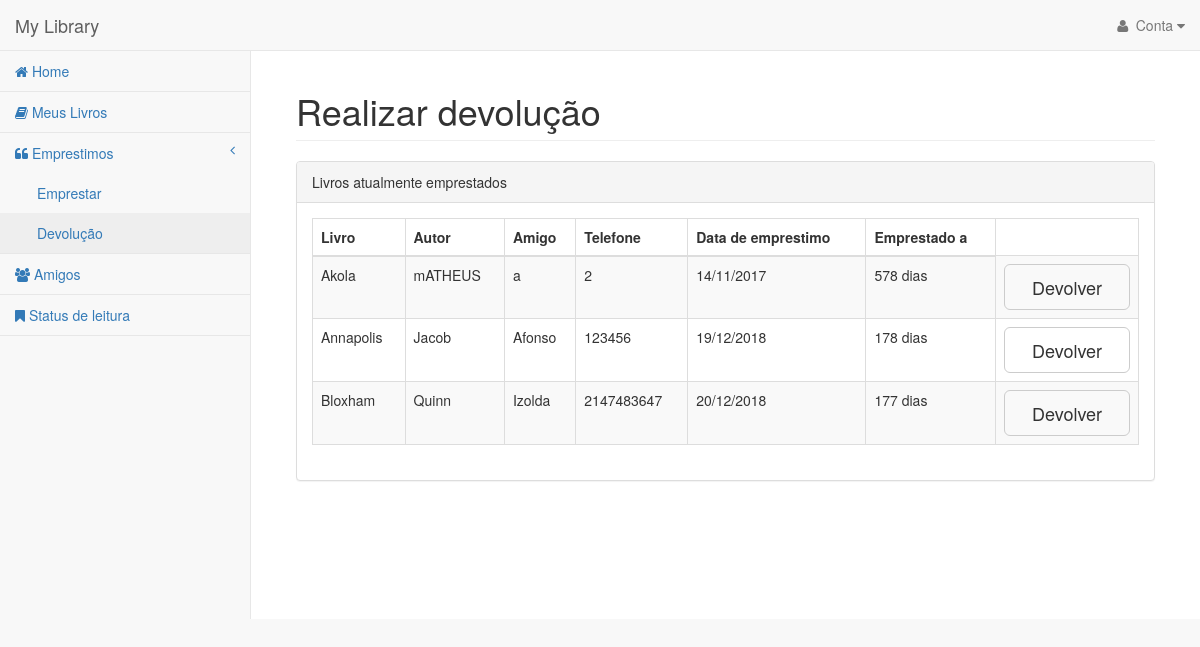
Screenshot of /telas/form-devolucao.php (signed in) with the database file from the repository.
### tables this page shows
CREATE TABLE `emprestimo` (
  `codEmprestimo` int(11) NOT NULL,
  `dataEmp` date NOT NULL,
  `Livro_idLivro` int(11) NOT NULL,
  `Amigo_idAmigo` int(11) NOT NULL,
  `Usuario_id_usr` int(11) NOT NULL
);

CREATE TABLE `livro` (
  `idLivro` int(11) NOT NULL,
  `nome` varchar(100) NOT NULL,
  `autor` varchar(45) NOT NULL,
  `data` date NOT NULL,
  `statusEmprestimo` tinyint(1) NOT NULL DEFAULT '0',
  `statusLeitura` tinyint(1) NOT NULL,
  `Usuario_id_usr` int(11) NOT NULL
);

CREATE TABLE `amigo` (
  `idAmigo` int(11) NOT NULL,
  `nome` varchar(45) NOT NULL,
  `telefone` varchar(11) DEFAULT NULL,
  `Usuario_id_usr` int(11) NOT NULL
);

### genericos/functions.php (called while the page is built, shortened)
<?php
function dateConvert($date) {
    if (!strstr($date, '/')) {
        sscanf($date, '%d-%d-%d', $y, $m, $d);
        return sprintf('%02d/%02d/%04d', $d, $m, $y);
    } else {
        sscanf($date, '%d/%d/%d', $d, $m, $y);
        return sprintf('%04d-%02d-%02d', $y, $m, $d);
    }
    return false;
}
function calcularTempo($data) {
    $now = new DateTime();
    $diff = $now->diff(new DateTime($data));
    return $diff->days;
}

### telas/form-devolucao.php (the view, shortened to what this page needs)
<?php
$PDO = db_connect();
$id_usr = $_SESSION['id_usr'];
$sql_counta_emprestimo = "SELECT COUNT(*) AS emprestimo FROM emprestimo WHERE Usuario_id_usr= :id_usr ORDER BY dataEmp ASC ";
$stmt_counta_emprestimo = $PDO->prepare($sql_counta_emprestimo);
$stmt_counta_emprestimo->bindParam(':id_usr', $id_usr);
$stmt_counta_emprestimo->execute();
$totalemprestimo = $stmt_counta_emprestimo->fetchColumn();
$sqlemprestimo = "SELECT livro.nome as livro, livro.autor as autor, amigo.nome as amigo, amigo.telefone as telefone, emprestimo.dataEmp as dataemp, emprestimo.Livro_idLivro as idLivro, emprestimo.codEmprestimo as codEmprestimo FROM livro, amigo, emprestimo where emprestimo.Usuario_id_usr=:id_usr and livro.idLivro = emprestimo.Livro_idLivro and amigo.idAmigo = emprestimo.Amigo_idAmigo ORDER BY livro.nome ASC";
$stmtemprestimo = $PDO->prepare($sqlemprestimo);
$stmtemprestimo->bindParam(':id_usr', $id_usr);
$stmtemprestimo->execute();
?>
<!DOCTYPE html>
<html lang="en">
    <head>
        <link href="../front/vendor/bootstrap/css/bootstrap.min.css" rel="stylesheet">
        <link href="../front/vendor/metisMenu/metisMenu.min.css" rel="stylesheet">
        <link href="../front/dist/css/sb-admin-2.css" rel="stylesheet">
        <link href="../front/vendor/font-awesome/css/font-awesome.min.css" rel="stylesheet" type="text/css">
    </head>
    <body>
        <div id="wrapper">
            <nav class="navbar navbar-default navbar-static-top" role="navigation" style="margin-bottom: 0">
                <div class="container-fluid">
                    <div class="navbar-header">
                        <a class="navbar-brand" href="home.php">My Library</a>
                    </div>
                    <ul class="nav navbar-nav navbar-right">
                        <li class="dropdown">
                            <a class="dropdown-toggle" data-toggle="dropdown" href="#">
                                <i class="fa fa-user fa-fw"></i> Conta <i class="fa fa-caret-down"></i>
                            </a>
                        </li>
                    </ul>
                </div>
            </nav>
            <div class="navbar-default sidebar" role="navigation" style="margin-top: 0">
                <div class="sidebar-nav navbar-collapse">
                    <ul class="nav" id="side-menu">
                        <li>
                            <a href="home.php"><i class="fa fa-home"></i> Home</a>
                        </li>
                        <li>
                            <a href="form-listarlivro.php"><i class="fa fa-book"></i> Meus Livros</a>
                        </li>
                        <li>
                            <a href="#"><i class="fa fa-quote-left"></i> Emprestimos<span class="fa arrow"></span></a>
                            <ul class="nav nav-second-level">
                                <li>
                                    <a href="form-emprestimo.php">Emprestar</a>
                                </li>
                                <li>
                                    <a href="form-devolucao.php">Devolução</a>
                                </li>
                            </ul>
                        </li>
                        <li>
                            <a href="form-listaramigo.php"><i class="fa fa-group"></i> Amigos</a>
                        </li>
                        <li>
                            <a href="form-mudarstatus.php"><i class="fa fa-bookmark"></i> Status de leitura</a>
                        </li>
                    </ul>
                </div>
            </div>
        <div id="page-wrapper">
            <div class="container-fluid">
                <div class="row">
                    <div class="col-lg-12">
                        <h1 class="page-header">Realizar devolução</h1>
                        <?php if ($totalemprestimo > 0): ?>
                            <div class="panel panel-default">
                                <div class="panel-heading">
                                    Livros atualmente emprestados
                                </div>
                                <div class="panel-body">
                                    <table width="100%" class="table table-striped table-bordered table-hover" id="dataTables-example">
                                        <thead>
                                            <tr>
                                                <th>Livro</th>
                                                <th>Autor</th>
                                                <th>Amigo</th>
                                                <th>Telefone</th>
                                                <th>Data de emprestimo</th>
                                                <th>Emprestado a</th>
                                            </tr>
                                        </thead>
                                        <tbody>
                                            <?php while ($emprestimo = $stmtemprestimo->fetch(PDO::FETCH_ASSOC)): ?>
                                                <tr class="even gradeC">
                                                    <td><?php echo $emprestimo['livro'] ?></td>
                                                    <td><?php echo $emprestimo['autor'] ?></td>
                                                    <td><?php echo $emprestimo['amigo'] ?></td>
                                                    <td><?php
                                                        if ($emprestimo['telefone'] == 0) {
                                                            echo "Não cadastrado";
                                                        } else {
                                                            echo $emprestimo['telefone'];
                                                        }
                                                        ?>
                                                    </td>
                                                    <td><?php echo dateConvert($emprestimo['dataemp']); ?></td>
                                                    <td>
                                                        <?php echo calcularTempo($emprestimo['dataemp'])," dias"; ?>
                                                    </td>
                                                    <td>
                                                        <form action="../classesPhp/devolver.php" method="post">
                                                            <input type="submit" value="Devolver" class="btn btn-outline btn-default btn-lg btn-block" onclick="return confirm('Deseja realizar a devolução do livro?');">
                                                        </form>
                                                    </td>
                                                </tr>
    <?php endwhile; ?>
                                        </tbody>
                                    </table>
                                </div>
                            </div>
<?php endif; ?>
                    </div>
                </div>
            </div>
        </div>
</body>
</html>

### rows the page displays
emprestimo: Livro_idLivro.nome "Akola", Livro_idLivro.autor "mATHEUS", Amigo_idAmigo.nome "a", Amigo_idAmigo.telefone "2", dataEmp "14/11/2017", dataEmp "578"
emprestimo: Livro_idLivro.nome "Annapolis", Livro_idLivro.autor "Jacob", Amigo_idAmigo.nome "Afonso", Amigo_idAmigo.telefone "123456", dataEmp "19/12/2018", dataEmp "178"
emprestimo: Livro_idLivro.nome "Bloxham", Livro_idLivro.autor "Quinn", Amigo_idAmigo.nome "Izolda", Amigo_idAmigo.telefone "2147483647", dataEmp "20/12/2018", dataEmp "177"
